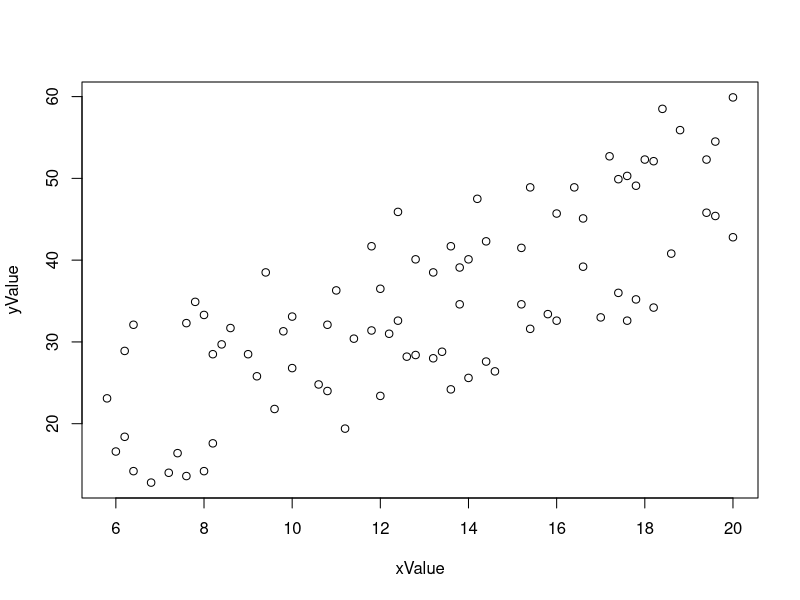
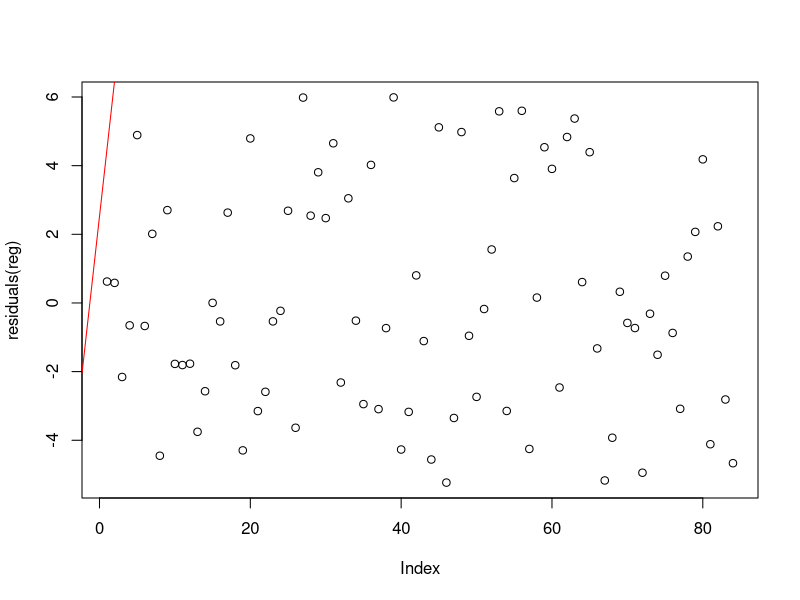

Here is the R script that generated these plots, in order:
a = 2

xValue1 = unique(sample(seq(5, 20, by = 0.2), 60, rep = TRUE))
b1 = 17
y1 = a * xValue1 + b1
yErr1 = sample(seq(-6.5, 5, by = 0.2), length(y1), rep = TRUE)
yValue1 = y1 + yErr1
intercept1 = rep(b1, length(yValue1))

xValue2 = unique(sample(seq(5, 20, by = 0.2), 60, rep = TRUE))
b2 = 2
y2 = a * xValue2 + b2
yErr2 = sample(seq(-5, 6.5, by = 0.2), length(y2), rep = TRUE)
yValue2 = y2 + yErr2
intercept2 = rep(b2, length(yValue2))

xValue = c(xValue1, xValue2)
yValue = c(yValue1, yValue2)
intercept = c(intercept1, intercept2)
intercept = as.factor(intercept)
regData = data.frame(yValue, xValue, intercept)

plot(xValue, yValue)
reg = lm(yValue~xValue*intercept, data = regData)
summary(reg)
plot(residuals(reg))
abline(lm(yValue[intercept==b1]~xValue[intercept==b1]), lty=1, col='blue')
abline(lm(yValue[intercept==b2]~xValue[intercept==b2]), lty=1, col='red')
step(reg)
